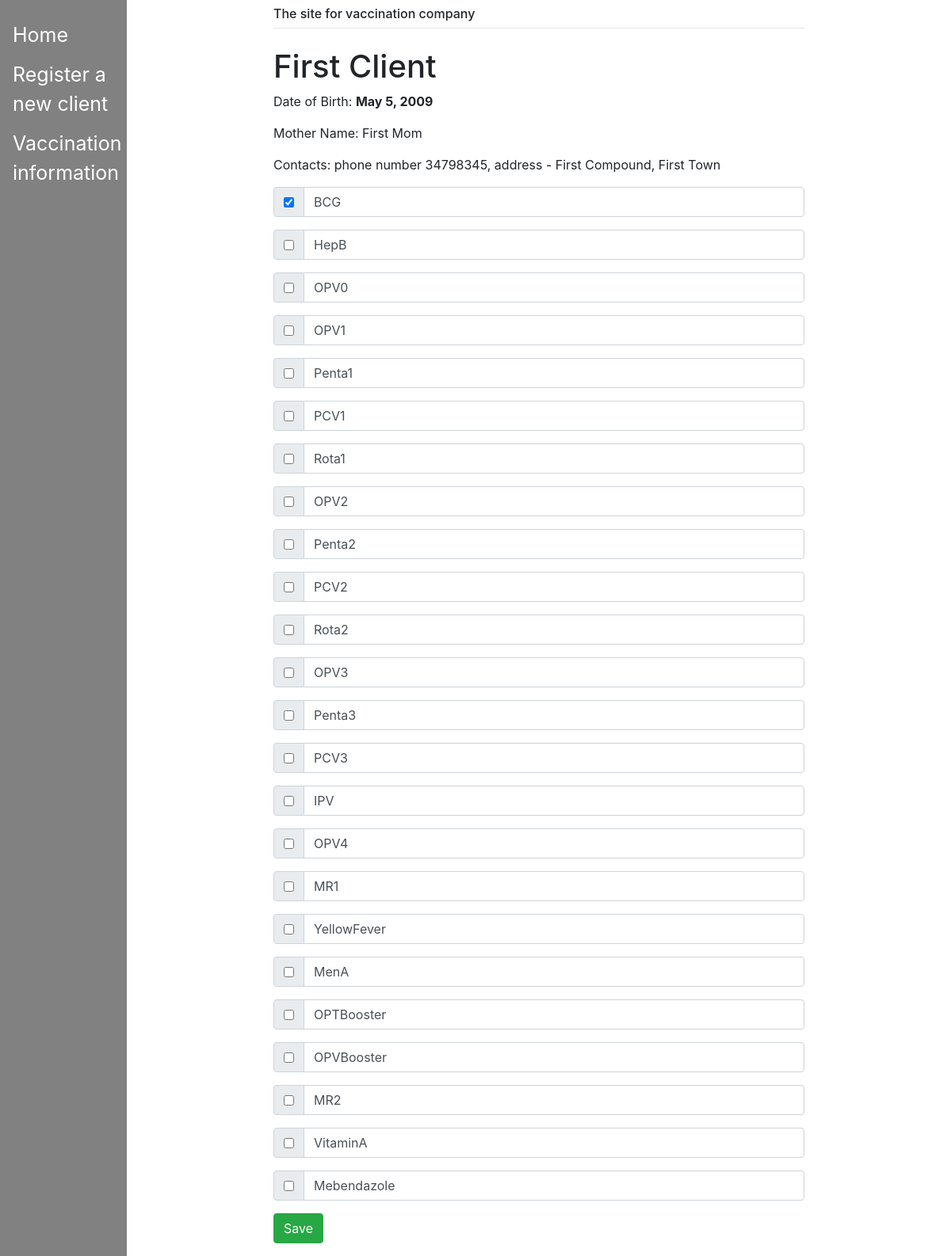
The page /kids/1 on the database its author committed.
### appvac/models.py (models this page shows, shortened)
class Client(models.Model):
    GENDER = (
        ("M", "Male"),
        ('F', "Female"),
    )
    name = models.CharField(max_length=300)
    birth_date = models.DateField()
    gender = models.CharField(max_length=1, choices=GENDER)
    mother_name = models.CharField(max_length=300)
    phone = models.IntegerField(help_text="+7(999)999-99-99")
    town = models.CharField(max_length=300)
    compound = models.CharField(max_length=300)

class Vaccine(models.Model):
    client = models.ForeignKey(Client, on_delete=models.CASCADE)
    text = models.CharField(max_length=200)
    complete = models.BooleanField()

### appvac/views.py (the view, shortened to what this page needs)
# urls.py: path("kids/<int:id>", views.index, name='index'),
def index(response, id):
    ls = Client.objects.get(id=id)
    return render(response, "appvac/client.html", {"ls": ls})

### appvac/templates/appvac/client.html (shortened to what this page needs)
{% extends "appvac/base.html" %}
{% load crispy_forms_tags %}
{% block content %}
    <h1>{{ls.name}}</h1>
        <div>
            <p>Date of Birth: <b>{{ls.birth_date}}</b></p>
            <p>Mother Name: {{ls.mother_name}}</p>
            <p>Contacts: phone number {{ls.phone}}, address - {{ls.compound}}, {{ls.town}}</p>
        </div>
    <form method="post" action="#" class="form-group">
            {% for vaccine in ls.vaccine_set.all %}
            <div class="input-group mb-3">
                <div class="input-group-prepend">
                    <div class="input-group-text">
                    {% if vaccine.complete == True %}
                        <input type="checkbox" value="clicked" name="{{vaccine.text}}" checked>
                    {% else %}
                        <input type="checkbox" value="clicked" name="{{vaccine.text}}">
                    {% endif %}
                    </div>
                </div>
                <input type="text" value="{{vaccine.text}}" class="form-control">
            </div>
            {% endfor %}
        <button type="submit" name="save" value="save" class="btn btn-success">Save</button>
    </form>
{% endblock %}

### appvac/templates/appvac/base.html (shortened to what this page needs)
<!DOCTYPE html>
<html lang="en">
<head>
    <link rel="stylesheet" href="https://cdn.jsdelivr.net/npm/bootstrap@4.3.1/dist/css/bootstrap.min.css">
</head>
<body>
    <div class="sidenav">
        <a href="/">Home</a>
        <a href="/create">Register a new client</a>
        <a href="/kids">Vaccination information</a>
    </div>
    <div id="content", name="content", class="main">
        <div class="row justify-content-center">
            <div class="col-8">
                <h6 class="mt-2">The site for vaccination company</h6>
                <hr class="mt-0 mb-4">
                {% block content %}
                {% endblock %}
            </div>
        </div>
    </div>
</body>
</html>

### appvac/templates/appvac/base.html (style rules this page uses)
.sidenav { height:100%; width:160px; position:fixed; z-index:1; top:0; left:0; background-color:#818181; overflow-x: :hidden; padding-top:20px; }
.sidenav a { padding:6px 8px 6px 16px; text-decoration: none; font-size:25px; color:#FFFFFF; display:block; }
.main { margin-left:160px; padding:0px 10px; }

### rows shown on the page
Client: name "First Client", birth_date "May 5, 2009", mother_name "First Mom", phone "34798345", compound "First Compound", town "First Town"
Vaccine: text "BCG"
Vaccine: text "HepB"
Vaccine: text "OPV0"
Vaccine: text "OPV1"
Vaccine: text "Penta1"
Vaccine: text "PCV1"
Vaccine: text "Rota1"
Vaccine: text "OPV2"
Vaccine: text "Penta2"
Vaccine: text "PCV2"
Vaccine: text "Rota2"
Vaccine: text "OPV3"
Vaccine: text "Penta3"
Vaccine: text "PCV3"
Vaccine: text "IPV"
Vaccine: text "OPV4"
Vaccine: text "MR1"
Vaccine: text "YellowFever"
Vaccine: text "MenA"
Vaccine: text "OPTBooster"
Vaccine: text "OPVBooster"
Vaccine: text "MR2"
Vaccine: text "VitaminA"
Vaccine: text "Mebendazole"
